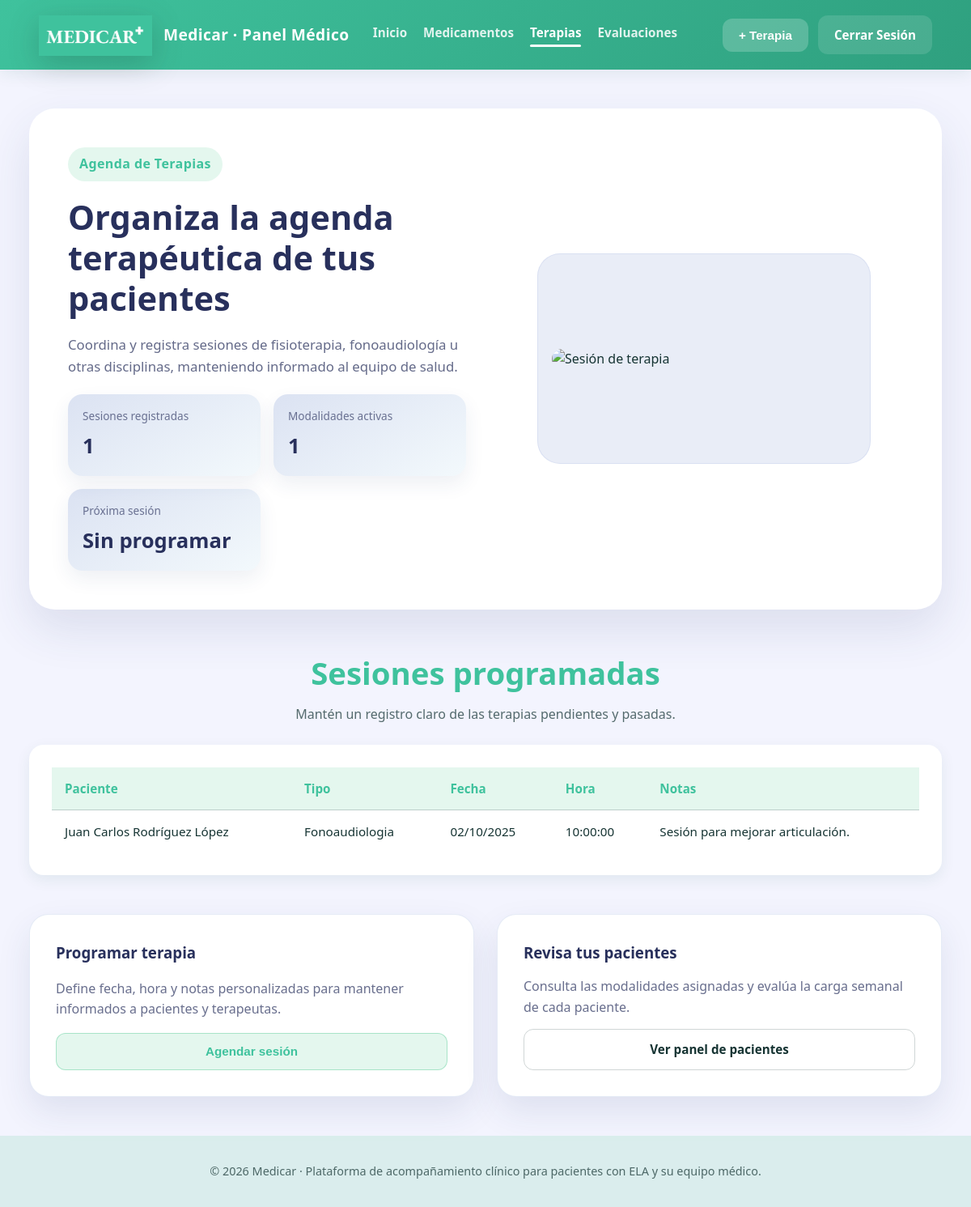
/terapias.php (signed in), run on the app's committed database.
### tables this page shows
CREATE TABLE IF NOT EXISTS terapias (
    id INT AUTO_INCREMENT PRIMARY KEY,
    paciente_id INT,
    tipo ENUM('fisioterapia', 'ocupacional', 'fonoaudiologia'),
    fecha DATE,
    hora TIME,
    notas TEXT,
    FOREIGN KEY (paciente_id) REFERENCES pacientes(id)
);

CREATE TABLE IF NOT EXISTS pacientes (
    id INT AUTO_INCREMENT PRIMARY KEY,
    nombre VARCHAR(100) NOT NULL,
    apellidos VARCHAR(100) NOT NULL,
    cedula VARCHAR(50) UNIQUE NOT NULL,
    fecha_nacimiento DATE,
    fecha_diagnostico DATE
);

### config.php (called while the page is built, shortened)
<?php
function formatearFecha(string $fecha): string {
    return date('d/m/Y', strtotime($fecha));
}
?>

### terapias.php (the view, shortened to what this page needs)
<?php
require_once 'config.php';
$database = new Database();
$conn = $database->getConnection();
$isPaciente = $_SESSION['role'] === 'paciente';
$queryTerapias = $isPaciente ?
    "SELECT t.id, t.tipo, t.fecha, t.hora, t.notas, p.nombre, p.apellidos
     FROM terapias t
     JOIN pacientes p ON t.paciente_id = p.id
     WHERE t.paciente_id = :paciente_id" :
    "SELECT t.id, t.tipo, t.fecha, t.hora, t.notas, p.nombre, p.apellidos
     FROM terapias t
     JOIN pacientes p ON t.paciente_id = p.id";
$stmt = $conn->prepare($queryTerapias);
$stmt->execute();
$terapias = $stmt->fetchAll(PDO::FETCH_ASSOC);
$totalTerapias = count($terapias);
$tiposActivos = $totalTerapias > 0 ? count(array_unique(array_map(function ($t) {
    return strtolower($t['tipo']);
}, $terapias))) : 0;
$hoy = new DateTime('today');
$proximas = array_filter($terapias, function ($t) use ($hoy) {
    $fecha = new DateTime($t['fecha'] . ' ' . $t['hora']);
    return $fecha >= $hoy;
});
usort($proximas, function ($a, $b) {
    return strtotime($a['fecha'] . ' ' . $a['hora']) <=> strtotime($b['fecha'] . ' ' . $b['hora']);
});
$proximaTerapia = $proximas ? $proximas[0] : null;
?>
<!DOCTYPE html>
<html lang="es">
<head>
    <link rel="stylesheet" href="style.css">
</head>
<body class="therapy-page">
    <?php
    $topbarExtra = !$isPaciente
        ? '<button class="btn btn-soft" onclick="mostrarModalTerapia()">+ Terapia</button>'
        : '';
    require 'includes/header.php';
    ?>
    <main class="therapy-main">
        <section class="therapy-hero">
            <div class="therapy-hero__content">
                <div class="brand-badge">Agenda de Terapias</div>
                <h1><?php echo $isPaciente ? 'Controla tus sesiones y notas de terapia' : 'Organiza la agenda terapéutica de tus pacientes'; ?></h1>
                <p>
                    <?php if ($isPaciente): ?>
                        Visualiza las sesiones programadas, tipos de terapia y comentarios del equipo clínico para preparar cada encuentro.
                    <?php else: ?>
                        Coordina y registra sesiones de fisioterapia, fonoaudiología u otras disciplinas, manteniendo informado al equipo de salud.
                    <?php endif; ?>
                </p>
                <div class="therapy-summary">
                    <div class="therapy-summary__card">
                        <span>Sesiones registradas</span>
                        <strong><?php echo $totalTerapias; ?></strong>
                    </div>
                    <div class="therapy-summary__card">
                        <span>Modalidades activas</span>
                        <strong><?php echo $tiposActivos; ?></strong>
                    </div>
                    <div class="therapy-summary__card">
                        <span>Próxima sesión</span>
                        <strong>
                            <?php
                            if ($proximaTerapia) {
                                echo formatearFecha($proximaTerapia['fecha']) . ' · ' . substr($proximaTerapia['hora'], 0, 5);
                            } else {
                                echo 'Sin programar';
                            }
                            ?>
                        </strong>
                    </div>
                </div>
            </div>
            <figure class="therapy-hero__figure">
                <img src="image/trata de personas.png" alt="Sesión de terapia">
            </figure>
        </section>
        <section class="therapy-section">
            <div class="section-heading">
                <h2>Sesiones programadas</h2>
                <p><?php echo $isPaciente ? 'Consulta tu agenda para esta semana y prepara tus próximas sesiones.' : 'Mantén un registro claro de las terapias pendientes y pasadas.'; ?></p>
            </div>
            <div class="table-wrapper therapy-table">
                <table>
                    <thead>
                        <tr>
                            <?php if (!$isPaciente): ?><th>Paciente</th><?php endif; ?>
                            <th>Tipo</th>
                            <th>Fecha</th>
                            <th>Hora</th>
                            <th>Notas</th>
                        </tr>
                    </thead>
                    <tbody>
                        <?php foreach ($terapias as $terapia): ?>
                            <tr>
                                <?php if (!$isPaciente): ?>
                                    <td><?php echo htmlspecialchars($terapia['nombre'] . ' ' . $terapia['apellidos']); ?></td>
                                <?php endif; ?>
                                <td><?php echo htmlspecialchars(ucfirst($terapia['tipo'])); ?></td>
                                <td><?php echo formatearFecha($terapia['fecha']); ?></td>
                                <td><?php echo $terapia['hora']; ?></td>
                                <td><?php echo htmlspecialchars($terapia['notas']); ?></td>
                            </tr>
                        <?php endforeach; ?>
                    </tbody>
                </table>
            </div>
        </section>
        <?php if (!$isPaciente): ?>
            <section class="therapy-section">
                <div class="therapy-grid">
                    <div class="info-card">
                        <h3>Programar terapia</h3>
                        <p>Define fecha, hora y notas personalizadas para mantener informados a pacientes y terapeutas.</p>
                        <button class="btn btn-secondary" onclick="mostrarModalTerapia()">Agendar sesión</button>
                    </div>
                    <div class="info-card">
                        <h3>Revisa tus pacientes</h3>
                        <p>Consulta las modalidades asignadas y evalúa la carga semanal de cada paciente.</p>
                        <a href="dashboard_paciente.php" class="btn btn-outline">Ver panel de pacientes</a>
                    </div>
                </div>
            </section>
        <?php endif; ?>
    </main>
    <?php require 'includes/footer.php'; ?>
</body>
</html>

### data on the page
terapias: tipo "1", paciente.apellidos "Juan Carlos Rodríguez López", tipo "Fonoaudiologia", fecha "02/10/2025", hora "10:00:00", notas "Sesión para mejorar articulación."

### other printed values
$totalTerapias "1"
